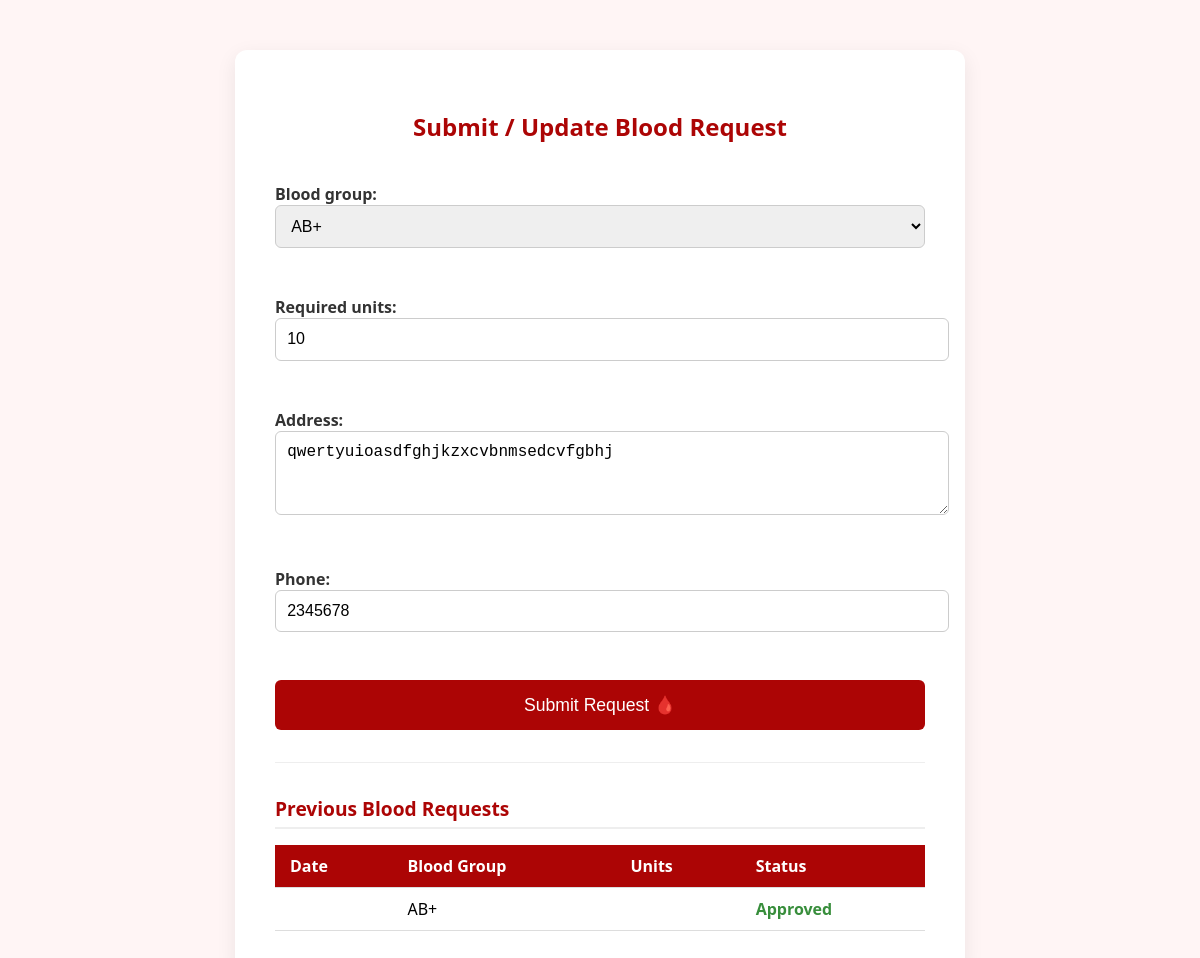
Page /patient/submit-request/ (signed in) on the earlier database version.
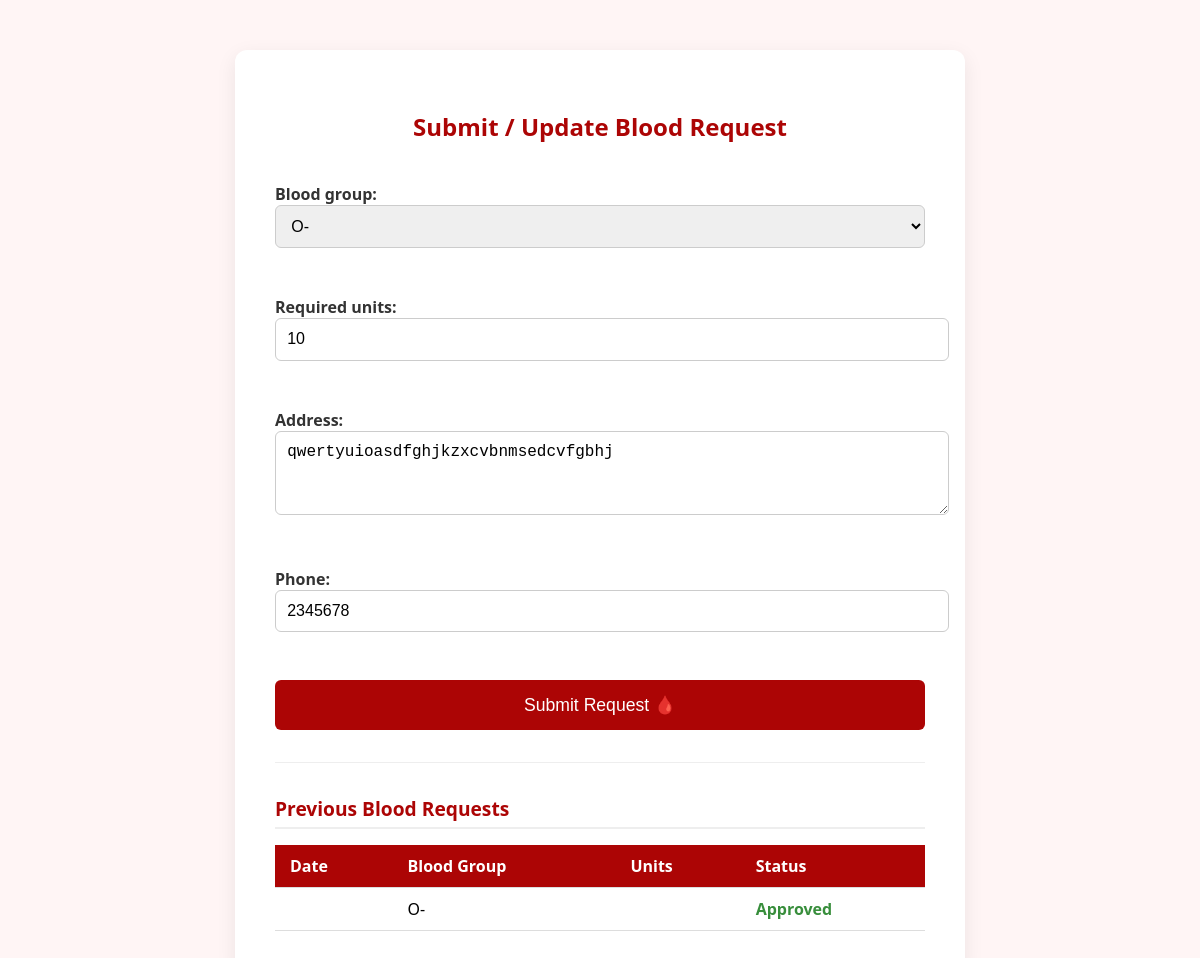
Same page on the later database version.
### bloodmanager/models.py (models this page shows, shortened)
class Patient(models.Model):
    user = models.OneToOneField(User, on_delete=models.CASCADE)
    phone = models.CharField(max_length=15)
    gender = models.CharField(max_length=10)
    blood_group = models.CharField(max_length=3, choices=BLOOD_GROUP_CHOICES)
    address = models.TextField()
    required_units = models.PositiveIntegerField(default=1)
    approved = models.BooleanField(default=False)

### bloodmanager/views.py (the view)
# urls.py: path('patient/submit-request/', views.submit_blood_request, name='submit-blood-request'),
@login_required
def submit_blood_request(request):
    patient = get_object_or_404(Patient, user=request.user)
    if request.method == 'POST':
        form = PatientRequestForm(request.POST, instance=patient)
        if form.is_valid():
            patient = form.save(commit=False)
            patient.approved = False
            patient.save()
            messages.success(request, "Blood request submitted! Awaiting admin approval.")
            return redirect('patient-dashboard')
        else:
            messages.error(request, "Please correct the errors below.")
    else:
        form = PatientRequestForm(instance=patient)
    history = Patient.objects.filter(user=request.user).order_by('-id')
    return render(request, 'patient/submit_request.html', {'form': form, 'history': history})

### bloodmanager/forms.py
class PatientRequestForm(forms.ModelForm):
    class Meta:
        model = Patient
        fields = ['blood_group', 'required_units', 'address', 'phone']
        widgets = {
            'blood_group': forms.Select(choices=BLOOD_GROUP_CHOICES, attrs={'class': 'form-control'}),
            'required_units': forms.NumberInput(attrs={'class': 'form-control', 'min': 1, 'value': 1}),
            'address': forms.Textarea(attrs={'class': 'form-control', 'rows': 3}),
            'phone': forms.TextInput(attrs={'class': 'form-control'}),
        }

### bloodmanager/templates/patient/submit_request.html (shortened to what this page needs)
<!DOCTYPE html>
<html lang="en">
<head>
</head>
<body>
<div class="container">
    <h2>Submit / Update Blood Request</h2>
    <form method="POST">
        {{ form.as_p }}
        <button type="submit">Submit Request 🩸</button>
    </form>
    <hr>
    <h3>Previous Blood Requests</h3>
    {% if history %}
    <table>
        <thead>
            <tr>
                <th>Date</th>
                <th>Blood Group</th>
                <th>Units</th>
                <th>Status</th>
            </tr>
        </thead>
        <tbody>
            {% for request in history %}
            <tr>
                <td>{{ request.submitted_at|date:"d M Y H:i" }}</td>
                <td>{{ request.blood_group }}</td>
                <td>{{ request.units }}</td>
                <td class="{% if request.approved %}status-approved{% else %}status-pending{% endif %}">
                    {% if request.approved %}Approved{% else %}Pending{% endif %}
                </td>
            </tr>
            {% endfor %}
        </tbody>
    </table>
    {% else %}
    <p style="text-align:center; margin-top:1rem;">No previous requests found.</p>
    {% endif %}
</div>
</body>
</html>

Differences in the rows shown:
changed Patient "qwertyuioasdfghjkzxcvbnmsedcvfgbhj": blood_group "AB+" → "O-"
